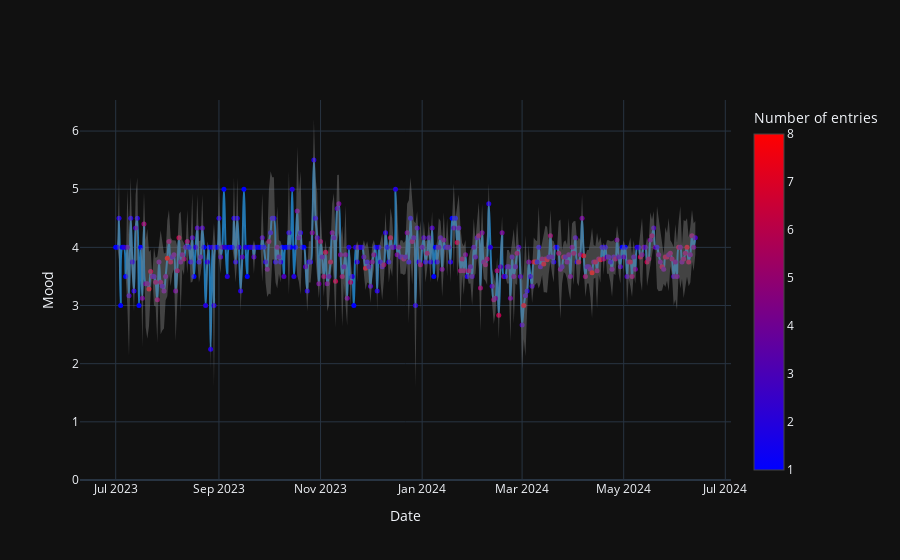

The code cell stored with this chart in its notebook:
### Markdown cell above
## Mood scatter plot (per day/month)

### Code cell
df.mood_plot('day')

### Figure 1 — Plotly figure (JSON) as saved in the notebook; plotly's stock layout.template omitted (floating-point values rounded to 4 significant figures; data arrays with more than 128 entries replaced by an {"elided": "..."} marker saying what was removed)
{"data": [{"line": {"color": "rgb(31, 119, 180)", "shape": "spline"}, "marker": {"color": {"elided": "349 int values"}, "colorbar": {"title": {"text": "Number of entries"}}, "colorscale": [[0, "rgb(0,0,255)"], [1, "rgb(255,0,0)"]], "showscale": true, "size": 5}, "mode": "lines+markers", "name": "avg", "type": "scatter", "x": {"elided": "349 str values"}, "y": {"elided": "349 float values"}}, {"line": {"width": 0}, "marker": {"color": "#444"}, "mode": "lines", "name": "avg+std", "showlegend": false, "type": "scatter", "x": {"elided": "349 str values"}, "y": {"elided": "349 float values"}}, {"fill": "tonexty", "fillcolor": "rgba(130, 130, 130, 0.45)", "line": {"width": 0}, "marker": {"color": "#444"}, "mode": "lines", "name": "avg-std", "showlegend": false, "type": "scatter", "x": {"elided": "349 str values"}, "y": {"elided": "349 float values"}}], "layout": {"hovermode": "x", "showlegend": false, "xaxis": {"title": {"text": "Date"}}, "yaxis": {"rangemode": "tozero", "title": {"text": "Mood"}}}}
